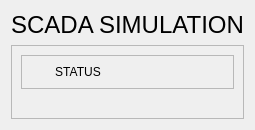
         <widget class="QWidget" name="page">
          <layout class="QGridLayout" name="gridLayout_3">
           <item row="0" column="0">
            <widget class="QLabel" name="label_4">
             <property name="maximumSize">
              <size>
               <width>16777215</width>
               <height>50</height>
              </size>
             </property>
             <property name="font">
              <font>
               <pointsize>18</pointsize>
              </font>
             </property>
             <property name="text">
              <string>SCADA SIMULATION</string>
             </property>
             <property name="alignment">
              <set>Qt::AlignCenter</set>
             </property>
            </widget>
           </item>
           <item row="1" column="0">
            <widget class="QFrame" name="frame_23">
             <property name="frameShape">
              <enum>QFrame::StyledPanel</enum>
             </property>
             <property name="frameShadow">
              <enum>QFrame::Raised</enum>
             </property>
             <layout class="QVBoxLayout" name="verticalLayout_17">
              <item>
               <widget class="QFrame" name="frame_22">
                <property name="maximumSize">
                 <size>
                  <width>16777215</width>
                  <height>50</height>
                 </size>
                </property>
                <property name="frameShape">
                 <enum>QFrame::StyledPanel</enum>
                </property>
                <property name="frameShadow">
                 <enum>QFrame::Raised</enum>
                </property>
                <layout class="QHBoxLayout" name="horizontalLayout_9">
                 <item>
                  <widget class="QLabel" name="label_56">
                   <property name="text">
                    <string>STATUS</string>
                   </property>
                   <property name="alignment">
                    <set>Qt::AlignCenter</set>
                   </property>
                  </widget>
                 </item>
                 <item>
                  <widget class="QLabel" name="label_57">
                   <property name="text">
                    <string/>
                   </property>
                   <property name="alignment">
                    <set>Qt::AlignCenter</set>
                   </property>
                  </widget>
                 </item>
                </layout>
               </widget>
              </item>
              <item>
               <widget class="QLabel" name="label_55">
                <property name="text">
                 <string/>
                </property>
               </widget>
              </item>
             </layout>
            </widget>
           </item>
          </layout>
         </widget>
